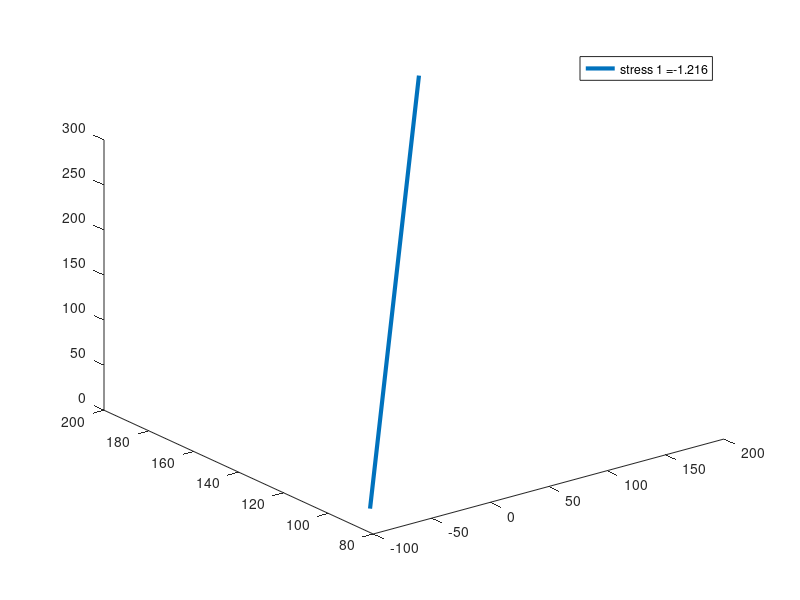

The MATLAB script that drew this image: (Note: this script raises an error after producing the figure.)
%                       Submitted By George Henri

% 3D truss program Mini Project CE 555                                                           

clc
clear all % clear memory
tic       % starts a stopwatch timer
fig=figure;


scale=500;
% elements nodes
ele_nod=[1 5;2 5;3 5;4 5];

%number of elements
num_ele=size(ele_nod,1);


%number of nodes
num_nod=max(max(ele_nod));


% nodes coordinates
nod_coor=[-6 0 8;12 0 8;6 0 -8;-12 0 -8;0 24 0]*12;

%% elements degree of freedom (DOF) 
for i=1:num_ele
    for j= 1:2
        ele_dof(i,3*j-2)=ele_nod(i,j)*3-2;
        ele_dof(i,3*j-1)=ele_nod(i,j)*3-1;
        ele_dof(i,3*j)=ele_nod(i,j)*3;
    end
end
 

% A, E, L are cross sectional area, Young's modulus, length of elements,respectively.

A= ones(num_ele,1)*8.4;

E= ones(num_ele,1)*10000;

% initial zero matrix for all matrices
displacement=zeros(3*num_nod,1);

stiffness=zeros(3*num_nod);
%% 
force={};
cyclelength=100;
cycle=linspace(1,6*pi,cyclelength);
for e=1:3*num_nod
    force{e}=zeros(1,cyclelength);
end
static=ones(1,cyclelength);
%% applied loads at DOFs

force{13}= sin(cycle+1)*50;
force{14}= -10*sin(cycle-2);
force{15}= sin(cycle)*50;

p=plot3(0,0,0);

daspect([1,1,1])

hold on


for times=1:cyclelength

%Boundary conditions

displacement (1,1)=0.0;
displacement (2,1)=0.0;
displacement (3,1)=0.0;
displacement (4,1)=0.0;



%% computation of the system stiffness matrix
for e=1:num_ele
    member = strcat("Member ",num2str(e));
    
 L(e)=sqrt((nod_coor(ele_nod(e,2),1)-nod_coor(ele_nod(e,1),1))^2+...
      (nod_coor(ele_nod(e,2),2)-nod_coor(ele_nod(e,1),2))^2+...
      (nod_coor(ele_nod(e,2),3)-nod_coor(ele_nod(e,1),3))^2);
  
 Cx=(nod_coor(ele_nod(e,2),1)-nod_coor(ele_nod(e,1),1))/L(e);
 Cy=(nod_coor(ele_nod(e,2),2)-nod_coor(ele_nod(e,1),2))/L(e);
 Cz=(nod_coor(ele_nod(e,2),3)-nod_coor(ele_nod(e,1),3))/L(e);
 
 T=[Cx Cy Cz 0 0 0;0 0 0 Cx Cy Cz];
 t(:,:,e)=T;
 
    localk=A(e)*E(e)/L(e)*[1 -1;-1 1];
 
 k=(T'*localk*T);
   
% extract the rows of ele_dof (for each element e)
ele_dof_vec=ele_dof(e,:);
    for i=1:6
        for j=1:6
  stiffness(ele_dof_vec(1,i),ele_dof_vec(1,j))=...
  stiffness(ele_dof_vec(1,i),ele_dof_vec(1,j))+k(i,j);
        end
    end
end

a=[13,14,15]; %input
targetstiffness = stiffness(a,a);

%% known force array
known_f_a=[13,14,15]';
for i=1:size(known_f_a,1)
   dis_new(i,1)=displacement(known_f_a(i,1),1);
   forcecycle=force{known_f_a(i,1)};
   force_new(i,1)=forcecycle(times);
end

for i=1:size(known_f_a,1)
    for j=1:size(known_f_a,1)
    stiff_new(i,j)=stiffness(known_f_a(i,1),known_f_a(j,1));
end
end

% solving the partitioned matrix 
dis_new=stiff_new\force_new;

for i=1:size(known_f_a,1)
  displacement(known_f_a(i,1),1)=dis_new(i,1);
end

% known dicplacement array

known_dis_a=[1:12]';

for i=1:size(known_dis_a,1)
    forcecycle=force{known_dis_a(i,1)};
    forcecycle(times)=stiffness(known_dis_a(i,1),:)*displacement;
    force{known_dis_a(i,1)}=forcecycle;
end
targetdisplacement =displacement(a);


% stress in elements
for e=1:num_ele
    member = strcat("Member ",num2str(e));
    T=t(:,:,e);
    localk=A(e)*E(e)/L(e)*[1 -1;-1 1];
    
 member_displacement=T*displacement(ele_dof(e,:));
 member_localforces=localk*member_displacement;
 stress(e)=member_localforces(2)/A(e); %Calculates Axial Stress of each members
 member_globalforces=T'*member_localforces; %transforms forces to global
 
end
k=0;
    for i=1:num_nod
        for j=1:3
            k=k+1;
            nod_coor_def(times,i,j)=nod_coor(i,j)+scale*displacement(k,1);%Calculates Deformed Displacements to scale
        end
    end


stresscycle(times,:)=stress;
end
%% 
for times=1:cyclelength % Solves for Each Frame
    clf
    maxstress=max(stresscycle(times,:));minstress=min(stresscycle(times,:));

for e=1:num_ele
    red(e)=(stresscycle(times,e)-minstress)/(maxstress-minstress); % Interpolates the red value of RGB for each member
    blue(e)=(stresscycle(times,e)-maxstress)/(minstress-maxstress);% Interpolates the red value of RGB for each member
end
%% 
for e=1:num_ele
    x=[nod_coor_def(times,ele_nod(e,1),1) nod_coor_def(times,ele_nod(e,2),1)];
    y=[nod_coor_def(times,ele_nod(e,1),2) nod_coor_def(times,ele_nod(e,2),2)];
    z=[nod_coor_def(times,ele_nod(e,1),3) nod_coor_def(times,ele_nod(e,2),3)];
    
    p=plot3(x,z,y,'LineWidth',3);
    legend( strcat ('stress 1 = ', num2str (round(stresscycle(times,1)*1000)/1000)), strcat ('stress 2 = ', num2str (round(stresscycle(times,2)*1000)/1000)), strcat ('stress 3 = ', num2str (round(stresscycle(times,3)*1000)/1000)), strcat ('stress 4 = ', num2str (round(stresscycle(times,4)*1000)/1000)))

    p.Color=[red(e) 0 blue(e)];
    xlabel('X-Axis')
    ylabel('Z-Axis')
    zlabel('Y-Axis')
    
    hold on
    
    daspect([1,1,1])
    
    
end
title("Stress Deformation")
%% 
for node=1:num_nod
    x=nod_coor_def(times,node,1);
    y=nod_coor_def(times,node,2);
    z=nod_coor_def(times,node,3);
    text(x,z,y,num2str(node));
end
%% 
movieVector(times) = getframe(fig,[5 5 530 400]); % Captures the frames from the figure
end 
% Writes the  Video File
mywriter = VideoWriter('Stress_Deformation', 'MPEG-4');
    mywriter.FrameRate = 20;
    
    open(mywriter);
    writeVideo(mywriter, movieVector);
    close(mywriter);
toc 
